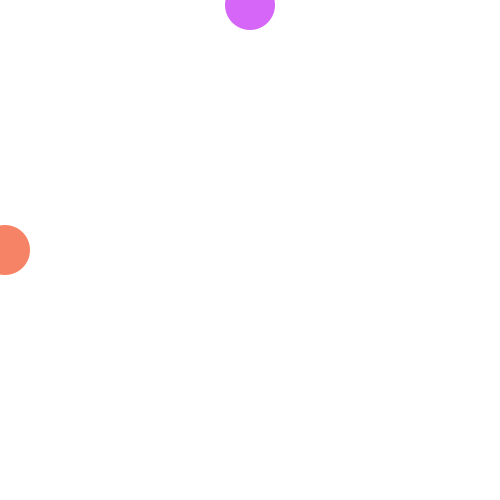
Frame 1 (no input)
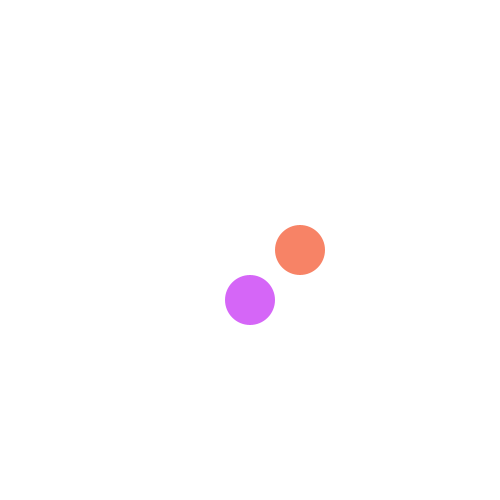
Frame 60 (the mouse pressed at the canvas centre just before this capture)
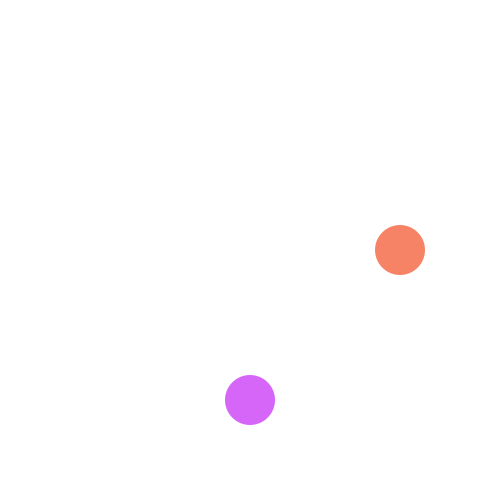
Frame 120 (the mouse held since frame 60 and released just before this capture)

The Processing sketch that drew these frames (run headless with seeded random() and noise(); from frame 60 on, the mouse is pressed at the canvas centre):

// Processing sketch: clase_17_junio
// ── clase_17_junio.pde
//variable de valores enteros
int posX;
int posY;
int speedX = 5;
int speedY = 5;
//boolean fueraDelCanvas = false; fueraDelCanvas = true;

//codigo fijo
void setup() {
  size(500,500);
  background(255);
  
}

//codigo que se repite
void draw() {
  background(255);
  //valor de la variable
  posX = posX + speedX;
  posY = posY + speedY;
  
  //condicionar una acción "si pasa esto entonces pasa lo otro"
  if(posX >= width || posX <=0) {
    speedX = speedX * -1;
  }
  if(posY >= width || posY <=0) {
    speedY = speedY * -1;
  }
  
  fill(#F78366);
  noStroke();
  ellipse(posX,250,50,50);
  
  fill(#D566F7);
  noStroke();
  ellipse(250,posY,50,50);
}
